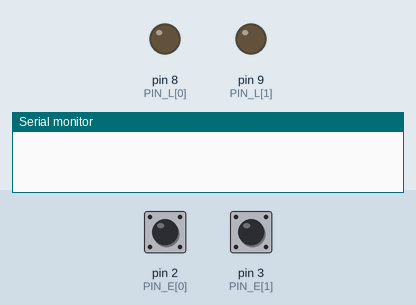
Simulated run of this sketch. Board: Arduino Uno, built with avr-gcc and run on an emulated ATmega328P. Shown: output pins drawn as LEDs (lit = HIGH), the last lines printed to the serial monitor. The test bench sets the inputs (shaded band); at power-on: pin 2 (PIN_E[0]) HIGH, pin 3 (PIN_E[1]) HIGH.

Above: at 1.2 s.
1.3 s: pin 2 (PIN_E[0]) pulled LOW for 0.15 s
At 2.1 s:
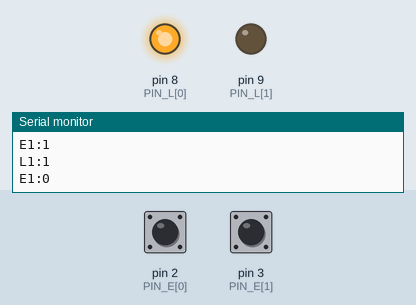
2.9 s: pin 3 (PIN_E[1]) pulled LOW for 0.15 s
At 3.4 s:
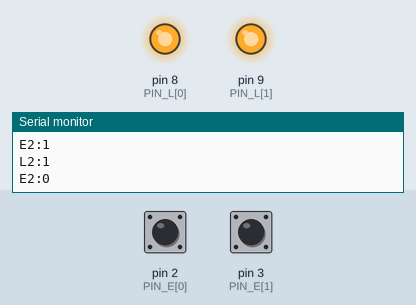
4.5 s: pin 2 (PIN_E[0]) pulled LOW for 1 s
At 5.8 s:
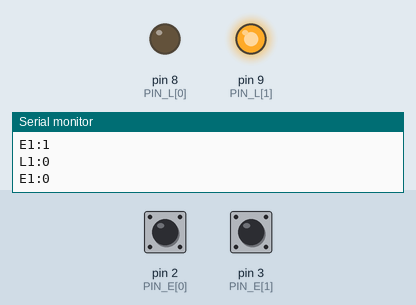
7.0 s: pin 2 (PIN_E[0]) pulled LOW for 3.2 s
At 7.7 s:
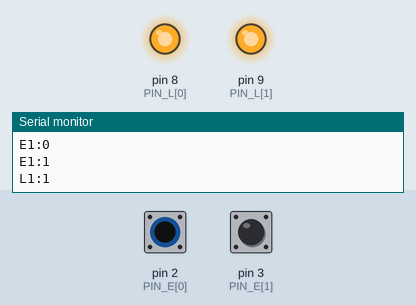
11.7 s: pin 3 (PIN_E[1]) pulled LOW for 1 s
At 12.5 s:
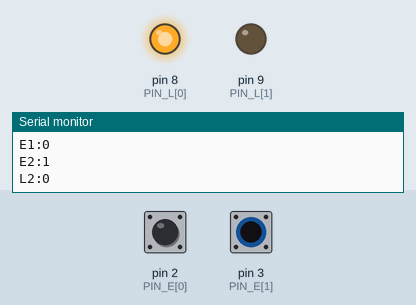
Timing chart, 0 to 14.7 s (numbered marks = the images above; inputs shaded):
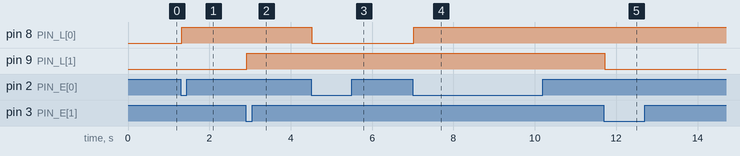

Measured:
- after the input at 1.3 s, pin 8 (PIN_L[0]): LOW → HIGH at once
- after the input at 2.9 s, pin 9 (PIN_L[1]): LOW → HIGH at once
- after the input at 4.5 s, pin 8 (PIN_L[0]): HIGH → LOW at once
- after the input at 7.0 s, pin 8 (PIN_L[0]): LOW → HIGH at once
- after the input at 11.7 s, pin 9 (PIN_L[1]): HIGH → LOW at once

The sketch:

tp7_arduino.ino
```cpp
/**
 * TP7 - Entorno gráfico (Informática II, UTN FRM)
 *
 * Firmware de Arduino: lee dos pulsadores, maneja dos LEDs y se comunica
 * con la PC (programa de Processing) por el puerto serie.
 *
 * Comportamiento:
 *   - Al apretar el pulsador Ei, el LED Li cambia de estado (toggle).
 *   - La PC puede encender o apagar cada LED enviando un comando.
 *   - Cada cambio de entrada o de salida se informa a la PC.
 *
 * Protocolo (texto ASCII, un mensaje por línea terminado en '\n', 9600 baudios):
 *
 *   Arduino -> PC   "E<n>:<v>"   estado de la entrada n (1 = pulsada, 0 = suelta)
 *   Arduino -> PC   "L<n>:<v>"   estado del LED n       (1 = encendido, 0 = apagado)
 *   PC -> Arduino   "L<n>:<v>"   ordena encender (1) o apagar (0) el LED n
 *
 *   n = 1 o 2, v = 0 o 1.  Ejemplo: "L2:1\n" enciende el LED 2.
 *
 * Conexiones (ver carpeta esquematico/):
 *   Pulsador 1: D2 y GND      Pulsador 2: D3 y GND
 *   (usan INPUT_PULLUP: no necesitan resistencia externa)
 *   LED 1: D8 -> resistencia 220 ohm -> ánodo, cátodo a GND
 *   LED 2: D9 -> resistencia 220 ohm -> ánodo, cátodo a GND
 */

// ----------------------------------------------------------------- Pines
const int PIN_E[2] = {2, 3};     // entradas: pulsadores E1 y E2
const int PIN_L[2] = {8, 9};     // salidas:  LEDs L1 y L2

// ---------------------------------------------------------------- Estado
int ultimoE[2] = {HIGH, HIGH};   // última lectura estable de cada pulsador
                                 // (con INPUT_PULLUP: HIGH = suelto, LOW = pulsado)
bool estadoL[2] = {false, false};  // estado actual de cada LED (true = encendido)
String buffer = "";              // acumula los caracteres del comando que llega de la PC

// ------------------------------------------------------------ Comunicación

// Envía a la PC el estado del LED i con el formato "L<n>:<v>".
void enviarL(int i) {
  Serial.print("L"); Serial.print(i + 1);
  Serial.print(":"); Serial.println(estadoL[i] ? 1 : 0);
}

// ---------------------------------------------------------------- Entradas

// Lee los pulsadores. Cuando uno cambia, informa a la PC y, si fue una
// pulsación, cambia el LED correspondiente.
void leerPulsadores() {
  for (int i = 0; i < 2; i++) {
    int lec = digitalRead(PIN_E[i]);
    if (lec != ultimoE[i]) {
      delay(20);                          // antirrebote: espera a que se estabilice
      lec = digitalRead(PIN_E[i]);        // y vuelve a leer para confirmar
      if (lec != ultimoE[i]) {
        ultimoE[i] = lec;
        // Informa la entrada: 1 = pulsado (LOW), 0 = suelto (HIGH)
        Serial.print("E"); Serial.print(i + 1);
        Serial.print(":"); Serial.println(lec == LOW ? 1 : 0);
        if (lec == LOW) {                 // al apretar, cambia el LED
          estadoL[i] = !estadoL[i];
          digitalWrite(PIN_L[i], estadoL[i]);
          enviarL(i);
        }
      }
    }
  }
}

// ---------------------------------------------------------- Comandos de la PC

// Lee los caracteres que llegan por serie. Cuando recibe '\n', el comando
// está completo: si tiene el formato "L<n>:<v>" actualiza el LED y confirma.
void leerComandos() {
  while (Serial.available()) {
    char c = Serial.read();
    if (c == '\n') {
      if (buffer.length() >= 4 && buffer[0] == 'L') {
        int i = buffer[1] - '1';          // '1' -> 0, '2' -> 1
        if (i >= 0 && i < 2) {
          estadoL[i] = (buffer[3] == '1');
          digitalWrite(PIN_L[i], estadoL[i]);
          enviarL(i);                     // confirma a la PC el nuevo estado
        }
      }
      buffer = "";                        // listo para el próximo comando
    } else if (c != '\r') {               // ignora el retorno de carro
      buffer += c;
    }
  }
}

// ----------------------------------------------------------- Programa principal

void setup() {
  Serial.begin(9600);                     // debe coincidir con Processing
  for (int i = 0; i < 2; i++) {
    pinMode(PIN_E[i], INPUT_PULLUP);      // resistencia interna: sin resistencia externa
    pinMode(PIN_L[i], OUTPUT);
  }
}

void loop() {
  leerPulsadores();   // 1) pulsadores físicos
  leerComandos();     // 2) comandos que llegan desde la PC
}
```
